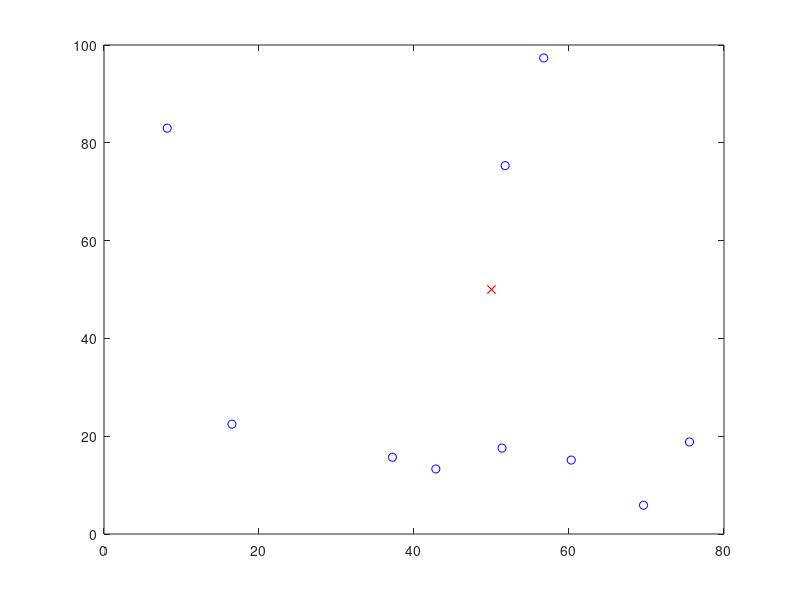
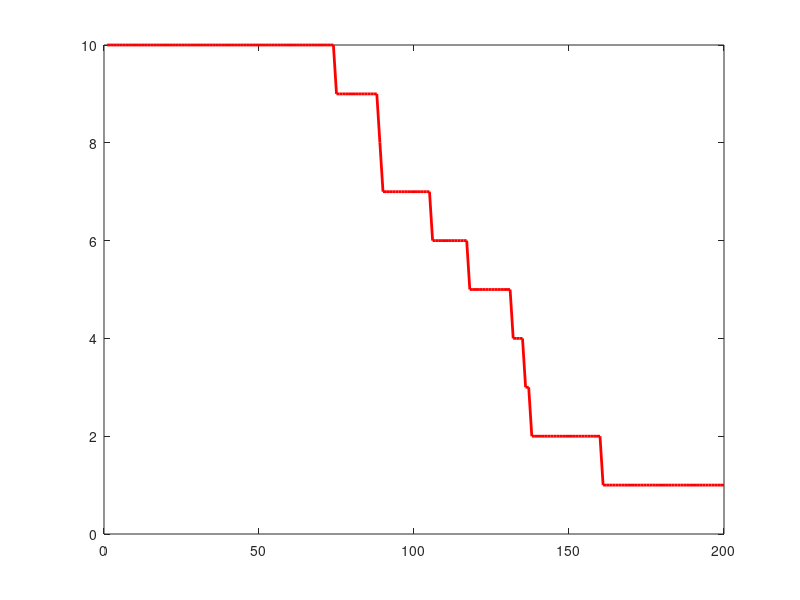
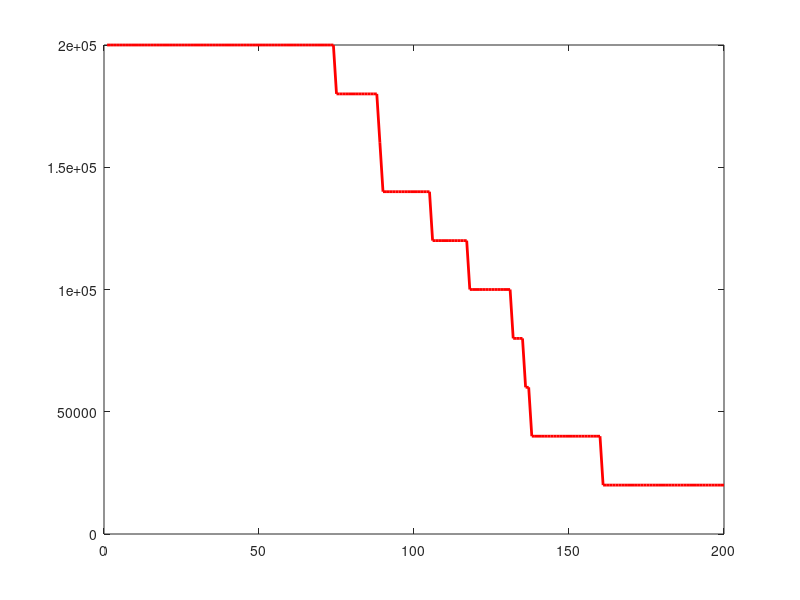
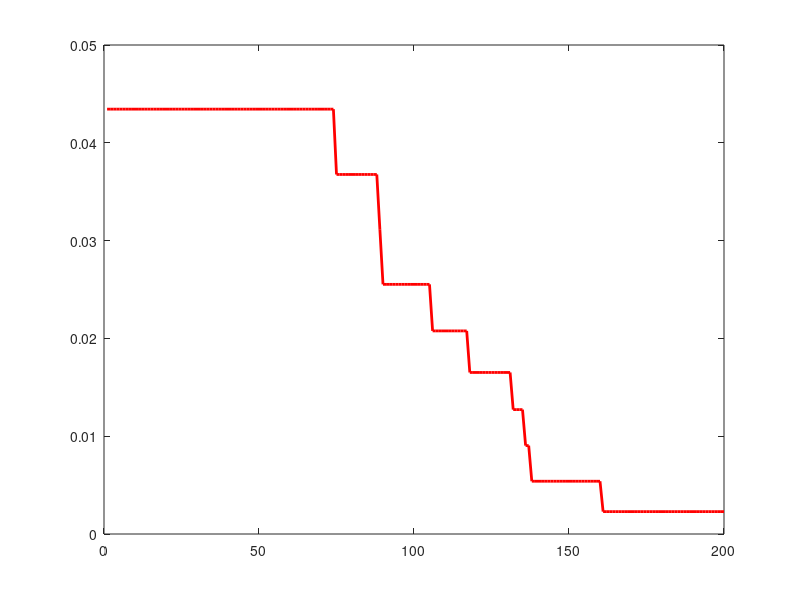

Here is the MATLAB script that generated these plots, in order:
round=200;
%S(1).Eod=0;
dead_direct=0;
xm=100;
ym=100;
sink.x=0.5*xm; %sink structure
sink.y=0.5*ym;
n=10;
E_elec = 50 * 10^(-9); %(joules)
E_amp = 100 * 10^(-12); %(joules)
k=20000; %1 bit data
Eo=0.5;

figure(1);
for i=1:1:n
    S(i).xd=rand(1,1)*xm;
    S(i).yd=rand(1,1)*ym;
    plot(S(i).xd,S(i).yd,'bo');
    hold on
end

S(n+1).xd=sink.x;
S(n+1).yd=sink.y;
S(n+1).sq_dist=0;

plot(S(n+1).xd,S(n+1).yd,'rx');

for i=1:1:n
    S(i).sq_dist=(((S(i).xd) - (S(n+1).xd))^2) + (((S(i).yd) - (S(n+1).yd))^2);
    S(i).E_direct = k*(E_elec +E_amp *(S(i).sq_dist));  %transmit only
end   
   

for i=1:1:n+1
    S(i).Eod=0.5;
end

for i=1:1:round
    dead(i)=0;
    TE_direct(i)=0;
end

for i=1:1:round
    for j=1:1:n+1
        S(j).Eod=S(j).Eod-S(j).E_direct;
        if S(j).Eod<=0
           dead(i)=dead(i)+1;
        end
        if S(j).Eod>=0
           TE_direct(i)=TE_direct(i)+S(j).E_direct;
        end
    end
end

for i=1:1:n+1
    if S(i).Eod<=0
        dead_direct=dead_direct+1;
    end
end

figure(2)
plot(1:round, n-dead(1:round),'-r', 'Linewidth',2);
hold on;

figure(3)
plot(1:round, k*(n-dead(1:round)),'-r', 'Linewidth',2);
hold on; 
% In direct bit packets reaching BS = k*(No. of operating nodes)

figure(4)
plot(1:round, TE_direct(1:round) ,'-r', 'Linewidth',2);
hold on;
        

